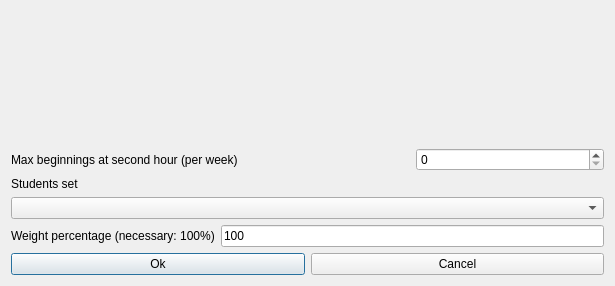
<?xml version="1.0" encoding="UTF-8"?>
<ui version="4.0">
 <class>ModifyConstraintStudentsSetAfternoonsEarlyMaxBeginningsAtSecondHourForm_template</class>
 <widget class="QDialog" name="ModifyConstraintStudentsSetAfternoonsEarlyMaxBeginningsAtSecondHourForm_template">
  <property name="geometry">
   <rect>
    <x>0</x>
    <y>0</y>
    <width>615</width>
    <height>286</height>
   </rect>
  </property>
  <property name="windowTitle">
   <string extracomment="This is the title of the dialog to modify a constraint of this type">Modify students set afternoons early max beginnings at second hour</string>
  </property>
  <layout class="QGridLayout" name="gridLayout">
   <item row="4" column="1" colspan="2">
    <widget class="QLineEdit" name="weightLineEdit">
     <property name="text">
      <string notr="true">100</string>
     </property>
    </widget>
   </item>
   <item row="1" column="0" colspan="2">
    <widget class="QLabel" name="maxBeginningsTextLabel">
     <property name="frameShape">
      <enum>QFrame::NoFrame</enum>
     </property>
     <property name="frameShadow">
      <enum>QFrame::Plain</enum>
     </property>
     <property name="text">
      <string>Max beginnings at second hour (per week)</string>
     </property>
     <property name="wordWrap">
      <bool>false</bool>
     </property>
    </widget>
   </item>
   <item row="5" column="0" colspan="3">
    <layout class="QHBoxLayout">
     <item>
      <widget class="QPushButton" name="okPushButton">
       <property name="text">
        <string>Ok</string>
       </property>
      </widget>
     </item>
     <item>
      <widget class="QPushButton" name="cancelPushButton">
       <property name="text">
        <string>Cancel</string>
       </property>
      </widget>
     </item>
    </layout>
   </item>
   <item row="3" column="0" colspan="3">
    <widget class="QComboBox" name="studentsComboBox">
     <property name="editable">
      <bool>false</bool>
     </property>
     <property name="insertPolicy">
      <enum>QComboBox::NoInsert</enum>
     </property>
     <property name="duplicatesEnabled">
      <bool>false</bool>
     </property>
    </widget>
   </item>
   <item row="4" column="0">
    <widget class="QLabel" name="weightTextLabel">
     <property name="frameShape">
      <enum>QFrame::NoFrame</enum>
     </property>
     <property name="frameShadow">
      <enum>QFrame::Plain</enum>
     </property>
     <property name="text">
      <string>Weight percentage (necessary: 100%)</string>
     </property>
     <property name="wordWrap">
      <bool>false</bool>
     </property>
    </widget>
   </item>
   <item row="0" column="0">
    <spacer name="spacer20">
     <property name="orientation">
      <enum>Qt::Vertical</enum>
     </property>
     <property name="sizeType">
      <enum>QSizePolicy::Expanding</enum>
     </property>
     <property name="sizeHint" stdset="0">
      <size>
       <width>20</width>
       <height>16</height>
      </size>
     </property>
    </spacer>
   </item>
   <item row="2" column="0" colspan="3">
    <widget class="QLabel" name="studentsTextLabel">
     <property name="frameShape">
      <enum>QFrame::NoFrame</enum>
     </property>
     <property name="frameShadow">
      <enum>QFrame::Plain</enum>
     </property>
     <property name="text">
      <string>Students set</string>
     </property>
     <property name="wordWrap">
      <bool>false</bool>
     </property>
    </widget>
   </item>
   <item row="1" column="2">
    <widget class="QSpinBox" name="maxBeginningsSpinBox"/>
   </item>
  </layout>
 </widget>
 <layoutdefault spacing="6" margin="11"/>
 <resources/>
 <connections/>
</ui>
